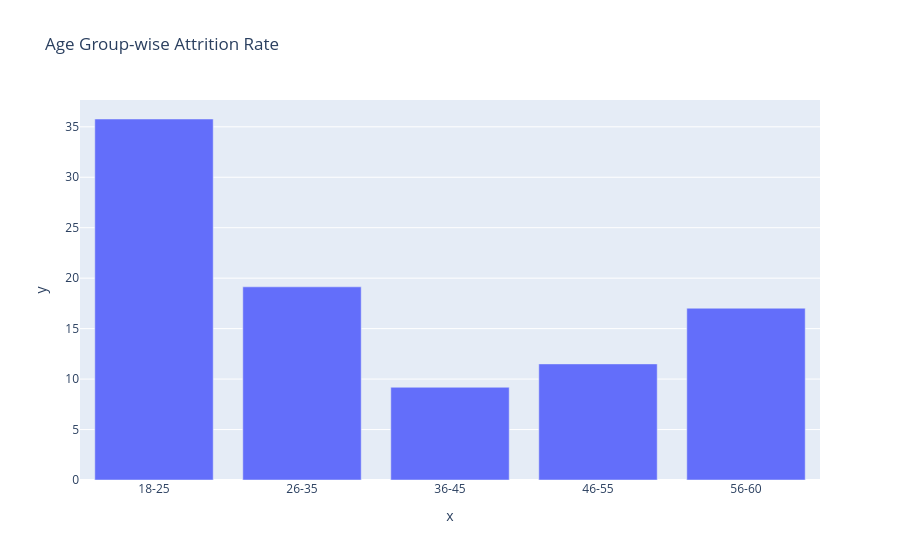

Here is the notebook cell this chart was saved with:
### Code cell
fig = px.bar(
    x=agegroup_attrition.index,
    y=agegroup_attrition['Yes'],
    title='Age Group-wise Attrition Rate'
)

fig.show()

### Figure 1 — Plotly figure (JSON) as saved in the notebook; plotly's stock layout.template omitted (floating-point values rounded to 4 significant figures)
{"data": [{"hovertemplate": "x=%{x}<br>y=%{y}<extra></extra>", "legendgroup": "", "marker": {"color": "#636efa", "pattern": {"shape": ""}}, "name": "", "orientation": "v", "showlegend": false, "textposition": "auto", "type": "bar", "x": ["18-25", "26-35", "36-45", "46-55", "56-60"], "xaxis": "x", "y": [35.77, 19.14, 9.188, 11.5, 17.02], "yaxis": "y"}], "layout": {"barmode": "relative", "legend": {"tracegroupgap": 0}, "title": {"text": "Age Group-wise Attrition Rate"}, "xaxis": {"anchor": "y", "domain": [0, 1], "title": {"text": "x"}}, "yaxis": {"anchor": "x", "domain": [0, 1], "title": {"text": "y"}}}}
